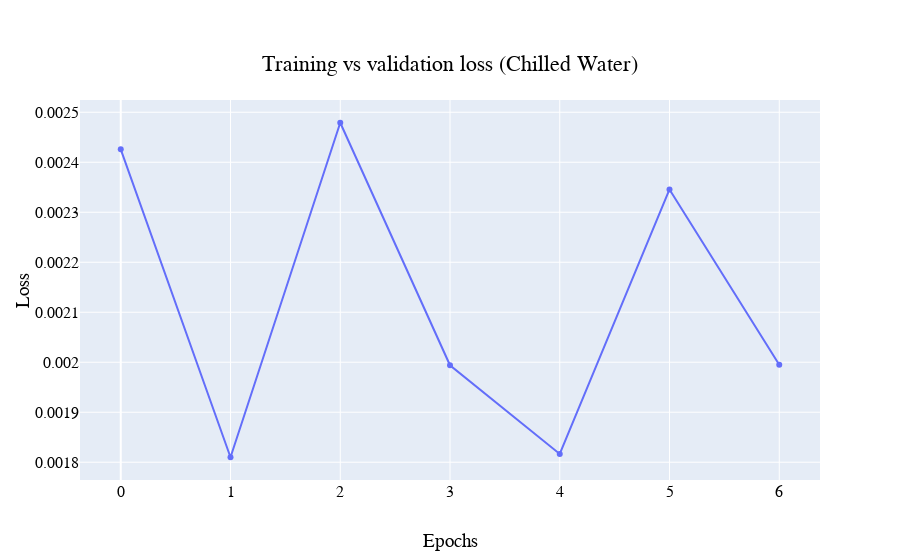

This figure's notebook cell:
### Code cell
vis.plot_train_vs_val_loss(history=chw_dropout_history, a='Chilled Water')

### Figure 1 — Plotly figure (JSON) as saved in the notebook; plotly's stock layout.template omitted (floating-point values rounded to 4 significant figures)
{"data": [{"name": "validation Loss", "type": "scatter", "y": [0.002426, 0.00181, 0.002479, 0.001994, 0.001816, 0.002346, 0.001995]}], "layout": {"autosize": true, "font": {"color": "black", "family": "Courier New, monospace", "size": 16}, "title": {"text": "Training vs validation loss (Chilled Water)", "x": 0.5, "xanchor": "center", "y": 0.9, "yanchor": "top"}, "xaxis": {"autorange": true, "range": [-0.3544, 6.354], "title": {"text": "Epochs"}}, "yaxis": {"autorange": true, "range": [0.001761, 0.002528], "title": {"text": "Loss"}, "type": "linear"}}}
